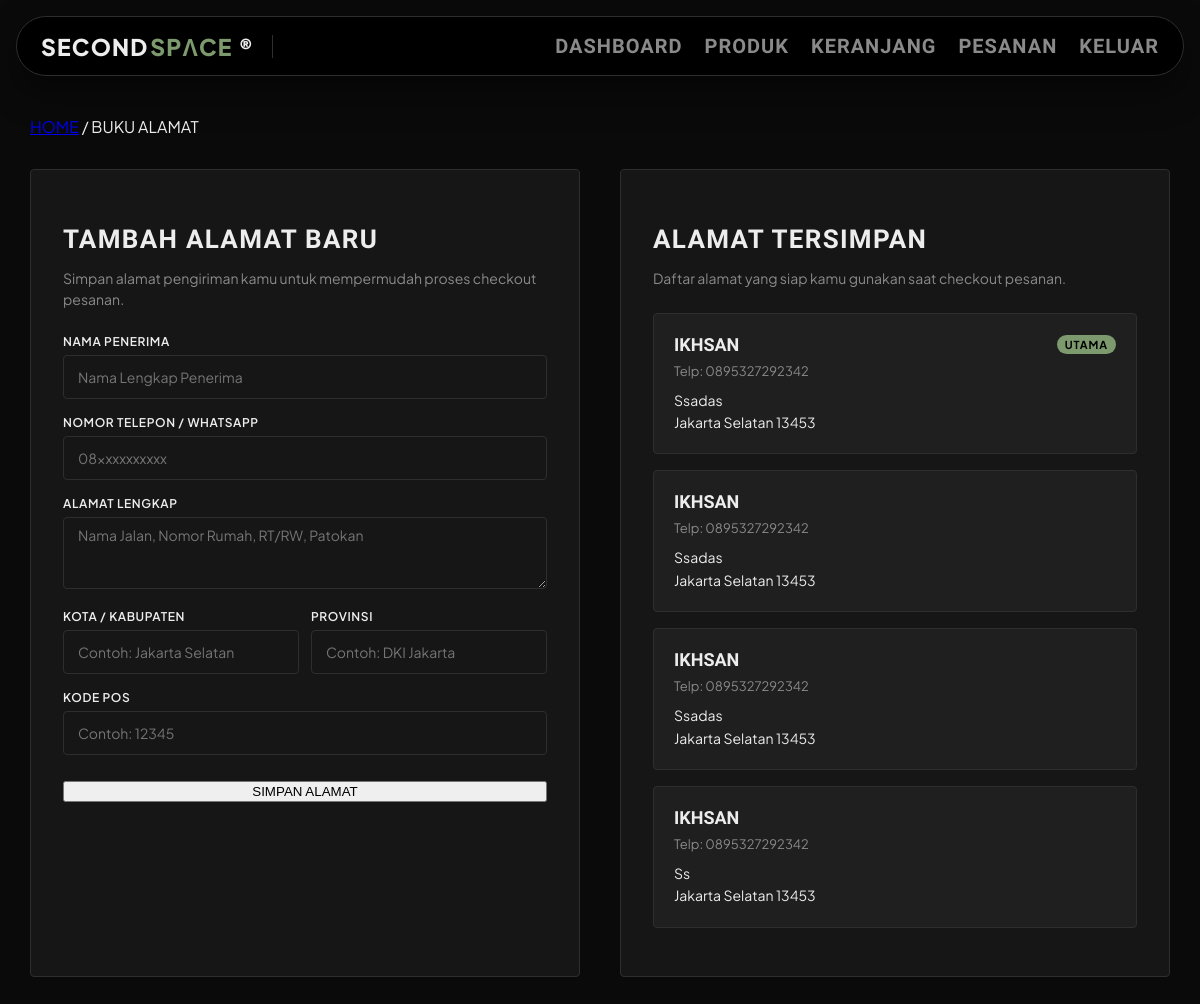
The page /user/alamat.php (signed in) on the database its author committed.
### tables this page shows
CREATE TABLE `addresses` (
  `id` int(11) NOT NULL AUTO_INCREMENT,
  `user_id` int(11) NOT NULL,
  `recipient_name` varchar(100) NOT NULL,
  `phone` varchar(20) NOT NULL,
  `address` text NOT NULL,
  `city` varchar(100) NOT NULL,
  `postal_code` varchar(20) NOT NULL,
  PRIMARY KEY (`id`)
);

### user/alamat.php (the view, shortened to what this page needs)
<?php
require_once __DIR__ . '/../shared/koneksi.php';
$userId = $_SESSION["user_id"];
$addresses = null;
$stmt = $conn->prepare("SELECT * FROM addresses WHERE user_id = ? ORDER BY id DESC");
if ($stmt) {
    $stmt->bind_param("i", $userId);
    $stmt->execute();
    $addresses = $stmt->get_result();
}
?>
<!DOCTYPE html>
<html lang="id">
<head>
    <link rel="stylesheet" href="modern-theme.css">
</head>
<body>
<nav class="navbar">
    <a href="index.php" class="logo">
        <span class="logo-second">SECOND</span><span class="logo-space">SPΛCE</span><span class="logo-reg">®</span>
    </a>
    <div class="nav-menu">
        <a href="index.php" class="nav-dashboard">DASHBOARD</a>
        <a href="produk.php">PRODUK</a>
        <a href="keranjang.php">
            KERANJANG
        </a>
        <a href="pesanan.php" class="nav-pesanan">PESANAN</a>
        <a href="logout.php" class="logout">KELUAR</a>
    </div>
</nav>
<div class="container">
    <div class="breadcrumb">
        <a href="index.php">HOME</a>
        <span class="separator">/</span>
        <span>BUKU ALAMAT</span>
    </div>
    <div class="address-layout">
        <div class="address-form-card">
            <h2 class="section-title">TAMBAH ALAMAT BARU</h2>
            <p class="section-subtitle">Simpan alamat pengiriman kamu untuk mempermudah proses checkout pesanan.</p>
            <form method="POST" action="alamat.php">
                <div class="form-group" style="margin-bottom: 16px;">
                    <label style="display: block; font-size: 12px; font-weight: 600; text-transform: uppercase; letter-spacing: 0.05em; color: var(--tx); margin-bottom: 6px;">NAMA PENERIMA</label>
                    <input type="text" name="recipient_name" placeholder="Nama Lengkap Penerima" required>
                </div>
                <div class="form-group" style="margin-bottom: 16px;">
                    <label style="display: block; font-size: 12px; font-weight: 600; text-transform: uppercase; letter-spacing: 0.05em; color: var(--tx); margin-bottom: 6px;">NOMOR TELEPON / WHATSAPP</label>
                    <input type="text" name="phone" placeholder="08xxxxxxxxxx" required>
                </div>
                <div class="form-group" style="margin-bottom: 16px;">
                    <label style="display: block; font-size: 12px; font-weight: 600; text-transform: uppercase; letter-spacing: 0.05em; color: var(--tx); margin-bottom: 6px;">ALAMAT LENGKAP</label>
                    <textarea name="address" rows="3" placeholder="Nama Jalan, Nomor Rumah, RT/RW, Patokan" required style="resize: vertical;"></textarea>
                </div>
                <div style="display: grid; grid-template-columns: 1fr 1fr; gap: 12px; margin-bottom: 16px;">
                    <div class="form-group">
                        <label style="display: block; font-size: 12px; font-weight: 600; text-transform: uppercase; letter-spacing: 0.05em; color: var(--tx); margin-bottom: 6px;">KOTA / KABUPATEN</label>
                        <input type="text" name="city" placeholder="Contoh: Jakarta Selatan" required>
                    </div>
                    <div class="form-group">
                        <label style="display: block; font-size: 12px; font-weight: 600; text-transform: uppercase; letter-spacing: 0.05em; color: var(--tx); margin-bottom: 6px;">PROVINSI</label>
                        <input type="text" name="province" placeholder="Contoh: DKI Jakarta" required>
                    </div>
                </div>
                <div class="form-group" style="margin-bottom: 24px;">
                    <label style="display: block; font-size: 12px; font-weight: 600; text-transform: uppercase; letter-spacing: 0.05em; color: var(--tx); margin-bottom: 6px;">KODE POS</label>
                    <input type="text" name="postal_code" placeholder="Contoh: 12345" required>
                </div>
                <button type="submit" class="btn-primary" style="width: 100%;">SIMPAN ALAMAT</button>
            </form>
        </div>
        <div class="address-list-card">
            <h2 class="section-title">ALAMAT TERSIMPAN</h2>
            <p class="section-subtitle">Daftar alamat yang siap kamu gunakan saat checkout pesanan.</p>
            <?php if ($addresses && $addresses->num_rows > 0): ?>
                <?php $i = 1; while ($addr = $addresses->fetch_assoc()): ?>
                    <div class="address-item">
                        <div class="address-item-header">
                            <span class="address-recipient"><?= htmlspecialchars($addr["recipient_name"]) ?></span>
                            <?php if ($i === 1): ?>
                                <span class="address-badge">UTAMA</span>
                            <?php endif; ?>
                        </div>
                        <div class="address-phone">Telp: <?= htmlspecialchars($addr["phone"]) ?></div>
                        <div class="address-detail">
                            <?= nl2br(htmlspecialchars($addr["address"])) ?><br>
                            <?= htmlspecialchars($addr["city"]) ?><?= !empty($addr["province"]) ? ', ' . htmlspecialchars($addr["province"]) : '' ?> <?= htmlspecialchars($addr["postal_code"]) ?>
                        </div>
                    </div>
                <?php $i++; endwhile; ?>
            <?php endif; ?>
        </div>
    </div>
</div>
</body>
</html>

### user/modern-theme.css (style rules this page uses)
:root { --bg: #0A0A0A; --s1: #161616; --s2: #1F1F1F; --ln: #2E2E2E; --tx: #EDEDED; --mu: #8A8A8A; --ac: #7C9A6D; --ach: #6B8A5C; --alert: #B91C1C; --display-font: 'Barlow Condensed', 'Arial Narrow', Arial, sans-serif; --body-font: 'Plus Jakarta Sans', Arial, Helvetica, sans-serif; }
* { box-sizing: border-box; }
body { background: var(--bg) !important; color: var(--tx) !important; font-family: var(--body-font) !important; margin: 0; padding: 0; min-height: 100vh; -webkit-font-smoothing: antialiased; }
.navbar { position: sticky !important; top: 16px !important; margin: 16px auto 0 !important; width: min(1180px, calc(100% - 32px)) !important; min-height: 60px !important; padding: 8px 24px !important; border: 1px solid var(--ln) !important; border-radius: 999px !important; background: #000000 !important; box-shadow: 0 16px 36px rgba(0, 0, 0, 0.45) !important; backdrop-filter: blur(14px) !important; -webkit-backdrop-filter: blur(14px) !important; z-index: 1000 !important; display: flex !important; align-items: center !important; justify-content: space-between !important; }
.navbar .logo { color: var(--tx) !important; text-decoration: none !important; font-family: var(--body-font), 'Plus Jakarta Sans', -apple-system, BlinkMacSystemFont, 'Segoe UI', Roboto, sans-serif !important; font-style: normal !important; font-size: 23px !important; letter-spacing: 0.05em !important; font-weight: 900 !important; text-transform: uppercase !important; display: inline-flex !important; align-items: center !important; padding-right: 18px !important; border-right: 1px solid var(--ln) !important; line-height: 1 !important; }
.navbar .logo .logo-second { color: var(--tx) !important; font-weight: 900 !important; }
.navbar .logo .logo-space { color: var(--ac) !important; font-weight: 900 !important; margin-left: 2px !important; }
.navbar .logo .logo-reg { font-size: 21px !important; font-weight: 900 !important; margin-left: 6px !important; color: var(--tx) !important; line-height: 1 !important; display: inline-block !important; vertical-align: middle !important; }
.navbar .nav-menu { display: flex !important; align-items: center !important; gap: 22px !important; margin-left: auto !important; }
.navbar .nav-menu a { color: var(--mu) !important; text-decoration: none !important; font-family: var(--display-font) !important; font-size: 20px !important; font-weight: 700 !important; letter-spacing: 0.05em !important; text-transform: uppercase !important; transition: color 0.2s ease !important; display: inline-flex !important; align-items: center !important; gap: 6px !important; padding: 6px 0 !important; line-height: 1 !important; }
.navbar .nav-menu a.logout { color: var(--mu) !important; }
input[type="text"], input[type="search"]:not(.search-pill), input[type="email"], input[type="password"], input[type="number"], select, textarea { background: var(--s1) !important; border: 1px solid var(--ln) !important; border-radius: 4px !important; color: var(--tx) !important; font-family: var(--body-font) !important; font-size: 14px !important; min-height: 44px !important; padding: 8px 14px !important; outline: none !important; transition: border-color 0.2s ease !important; width: 100%; }
.container { max-width: 1180px !important; margin: 40px auto 60px !important; padding: 0 20px !important; }

### rows shown on the page
addresses: recipient_name "IKHSAN", shows "UTAMA", phone "0895327292342", address "Ssadas", city "Jakarta Selatan", postal_code "13453"
addresses: recipient_name "IKHSAN", phone "0895327292342", address "Ssadas", city "Jakarta Selatan", postal_code "13453"
addresses: recipient_name "IKHSAN", phone "0895327292342", address "Ssadas", city "Jakarta Selatan", postal_code "13453"
addresses: recipient_name "IKHSAN", phone "0895327292342", address "Ss", city "Jakarta Selatan", postal_code "13453"
